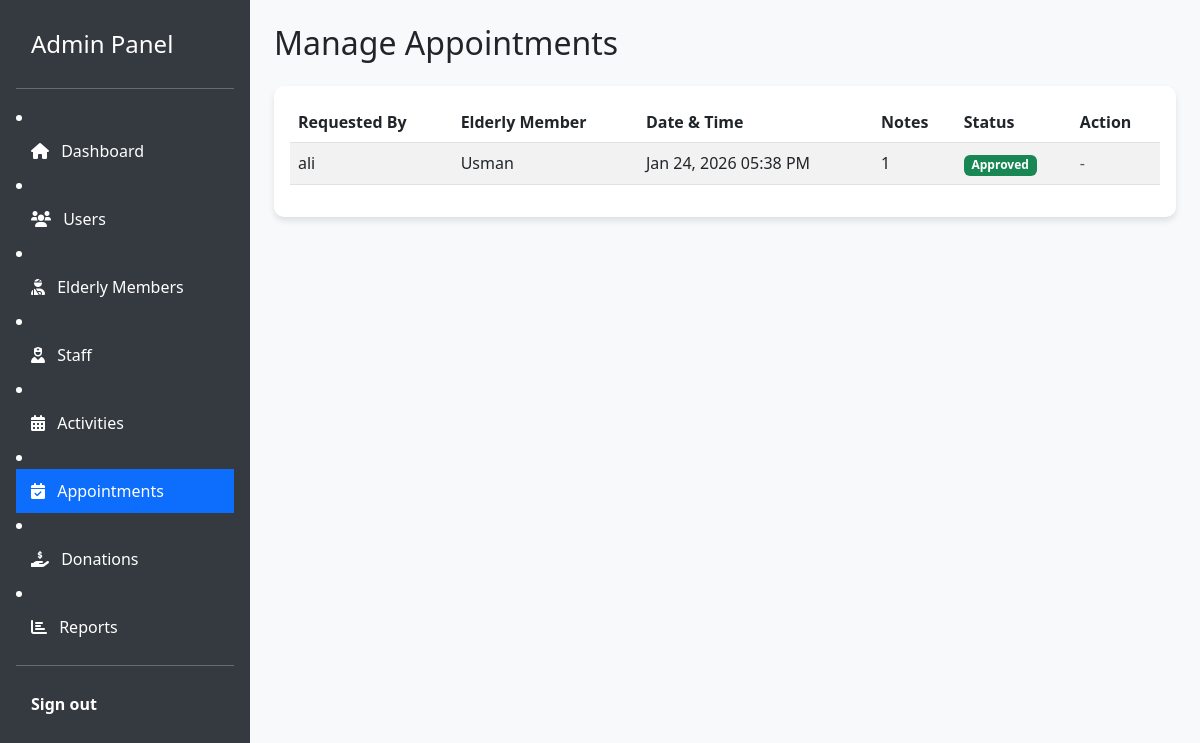
The page /admin/manage_appointments.php (signed in) on the database its author committed.
### tables this page shows
CREATE TABLE `appointments` (
  `id` int(11) NOT NULL,
  `family_member_id` int(11) NOT NULL,
  `elderly_id` int(11) NOT NULL,
  `appointment_date` datetime NOT NULL,
  `status` enum('Pending','Approved','Rejected') DEFAULT 'Pending',
  `notes` text DEFAULT NULL,
  `created_at` timestamp NOT NULL DEFAULT current_timestamp()
);

CREATE TABLE `users` (
  `id` int(11) NOT NULL,
  `name` varchar(100) NOT NULL,
  `email` varchar(100) NOT NULL,
  `password` varchar(255) NOT NULL,
  `role` enum('admin','staff','donor','family') NOT NULL,
  `contact_no` varchar(20) DEFAULT NULL,
  `address` text DEFAULT NULL,
  `created_at` timestamp NOT NULL DEFAULT current_timestamp()
);

CREATE TABLE `elderly_members` (
  `id` int(11) NOT NULL,
  `name` varchar(100) NOT NULL,
  `dob` date NOT NULL,
  `gender` enum('Male','Female','Other') NOT NULL,
  `admission_date` date NOT NULL,
  `medical_history` text DEFAULT NULL,
  `emergency_contact` varchar(100) DEFAULT NULL,
  `family_member_id` int(11) DEFAULT NULL,
  `room_no` varchar(20) DEFAULT NULL,
  `created_at` timestamp NOT NULL DEFAULT current_timestamp()
);

### admin/manage_appointments.php (the view, shortened to what this page needs)
<?php
require_once '../config.php';
?>
<!DOCTYPE html>
<html lang="en">
<head>
    <link href="https://cdn.jsdelivr.net/npm/bootstrap@5.3.0/dist/css/bootstrap.min.css" rel="stylesheet">
    <link rel="stylesheet" href="../assets/css/style.css">
    <link href="https://cdnjs.cloudflare.com/ajax/libs/font-awesome/6.0.0/css/all.min.css" rel="stylesheet">
</head>
<body>
<div class="d-flex">
    <div class="sidebar d-flex flex-column flex-shrink-0 p-3 text-white" style="width: 250px;">
        <a href="dashboard.php" class="d-flex align-items-center mb-3 mb-md-0 me-md-auto text-white text-decoration-none">
            <span class="fs-4">Admin Panel</span>
        </a>
        <hr>
            <li><a href="dashboard.php" class="nav-link text-white"><i class="fas fa-home me-2"></i> Dashboard</a></li>
            <li><a href="manage_users.php" class="nav-link text-white"><i class="fas fa-users me-2"></i> Users</a></li>
            <li><a href="manage_elderly.php" class="nav-link text-white"><i class="fas fa-user-injured me-2"></i> Elderly Members</a></li>
            <li><a href="manage_staff.php" class="nav-link text-white"><i class="fas fa-user-nurse me-2"></i> Staff</a></li>
            <li><a href="manage_activities.php" class="nav-link text-white"><i class="fas fa-calendar-alt me-2"></i> Activities</a></li>
            <li><a href="manage_appointments.php" class="nav-link active"><i class="fas fa-calendar-check me-2"></i> Appointments</a></li>
            <li><a href="manage_donations.php" class="nav-link text-white"><i class="fas fa-hand-holding-usd me-2"></i> Donations</a></li>
             <li><a href="reports.php" class="nav-link text-white"><i class="fas fa-chart-bar me-2"></i> Reports</a></li>
        <hr>
        <div class="dropdown">
             <a href="../logout.php" class="d-flex align-items-center text-white text-decoration-none">
                <strong>Sign out</strong>
            </a>
        </div>
    </div>
    <div class="flex-grow-1 p-4 bg-light">
        <h2 class="mb-4">Manage Appointments</h2>
        <div class="card">
            <div class="card-body">
                <table class="table table-striped">
                    <thead>
                        <tr>
                            <th>Requested By</th>
                            <th>Elderly Member</th>
                            <th>Date & Time</th>
                            <th>Notes</th>
                            <th>Status</th>
                            <th>Action</th>
                        </tr>
                    </thead>
                    <tbody>
                        <?php
                        $sql = "SELECT a.*, u.name as requester, e.name as elderly_name
                                FROM appointments a
                                JOIN users u ON a.family_member_id = u.id
                                JOIN elderly_members e ON a.elderly_id = e.id
                                ORDER BY a.status = 'Pending' DESC, a.appointment_date DESC";
                        $res = mysqli_query($conn, $sql);
                        if (mysqli_num_rows($res) > 0) {
                            while($row = mysqli_fetch_assoc($res)) {
                                $statusClass = match($row['status']) {
                                    'Approved' => 'success',
                                    'Rejected' => 'danger',
                                    default => 'warning text-dark'
                                };
                                echo "<tr>";
                                echo "<td>{$row['requester']}</td>";
                                echo "<td>{$row['elderly_name']}</td>";
                                echo "<td>" . date('M d, Y h:i A', strtotime($row['appointment_date'])) . "</td>";
                                echo "<td>{$row['notes']}</td>";
                                echo "<td><span class='badge bg-{$statusClass}'>{$row['status']}</span></td>";
                                echo "<td>";
                                if ($row['status'] == 'Pending') {
                                    echo "<a href='manage_appointments.php?action=approve&id={$row['id']}' class='btn btn-sm btn-success me-1' onclick=\"return confirm('Approve this appointment?')\"><i class='fas fa-check'></i></a>";
                                    echo "<a href='manage_appointments.php?action=reject&id={$row['id']}' class='btn btn-sm btn-danger' onclick=\"return confirm('Reject this appointment?')\"><i class='fas fa-times'></i></a>";
                                } else {
                                    echo "<span class='text-muted'>-</span>";
                                }
                                echo "</td>";
                                echo "</tr>";
                            }
                        } else {
                            echo "<tr><td colspan='6' class='text-center'>No appointments found.</td></tr>";
                        }
                        ?>
                    </tbody>
                </table>
            </div>
        </div>
    </div>
</div>
</body>
</html>

### assets/css/style.css (style rules this page uses)
body { min-height: 100vh; display: flex; flex-direction: column; }
.card { border: none; border-radius: 10px; box-shadow: 0 4px 6px rgba(0,0,0,0.1); transition: transform 0.2s; }
.sidebar { min-height: 100vh; background-color: #343a40; color: white; }
.sidebar a { color: rgba(255,255,255,0.8); text-decoration: none; padding: 10px 15px; display: block; }
.sidebar a:hover, .sidebar a.active { background-color: #0d6efd; color: white; }

### rows shown on the page
appointments: family_member.name "ali", elderly.name "Usman", appointment_date "Jan 24, 2026 05:38 PM", notes "1", status "Approved"
